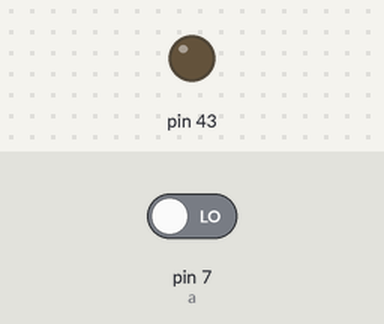
Bench run of a sketch on a simulated Arduino Mega 2560, built with avr-gcc and run on an emulated ATmega2560. On the bench: output pins drawn as LEDs (lit = HIGH). Inputs (shaded band) come from the test bench; at power-on: pin 7 (a) LOW.

Above: at 1.2 s.
1.3 s: pin 7 (a) driven HIGH
At 1.8 s:
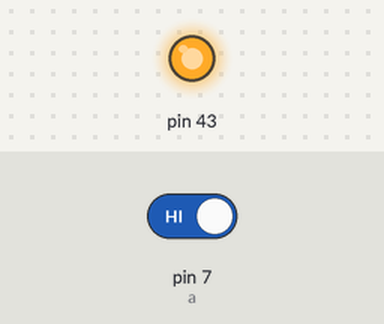
2.8 s: pin 7 (a) driven LOW
At 4.2 s:
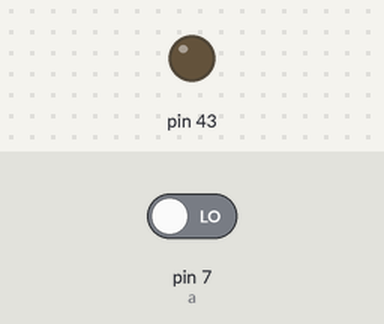
Timing chart, 0 to 5.8 s (numbered marks = the images above; inputs shaded):
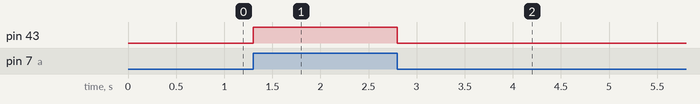

Measured:
- after the input at 1.3 s, pin 43: LOW → HIGH at once
- after the input at 2.8 s, pin 43: HIGH → LOW at once

The sketch:

sketch_nov29b.ino
```cpp
int a=7;
void setup() {
  // put your setup code here, to run once:
pinMode(43,OUTPUT);
}

void loop() {
  // put your main code here, to run repeatedly:
if(digitalRead(a)==HIGH){
  digitalWrite(43,HIGH);

}
else{
  digitalWrite(43,LOW);
}
}
```
